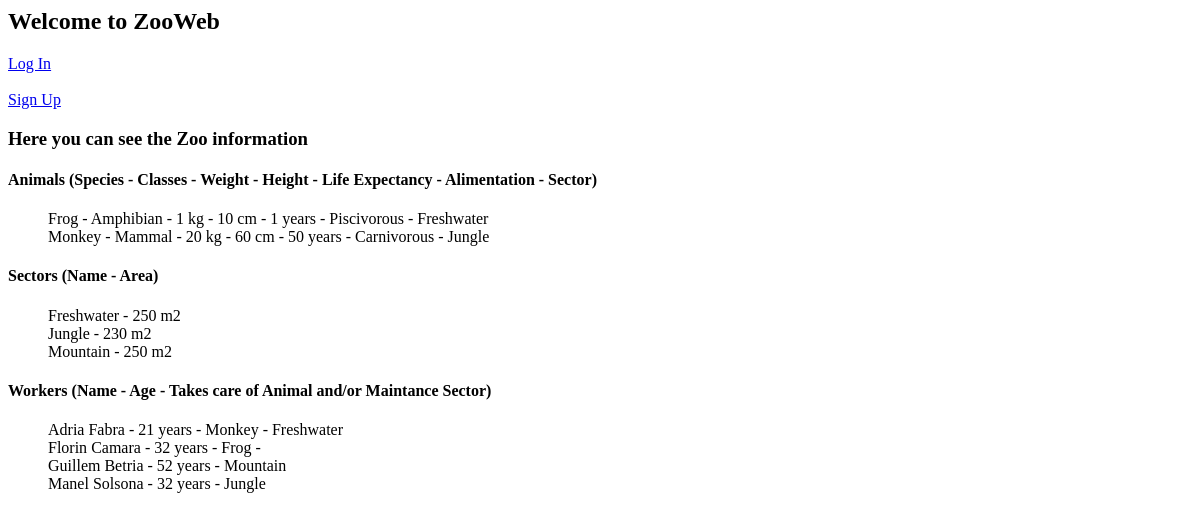
/zooweb/, run on an earlier commit of the app's database.
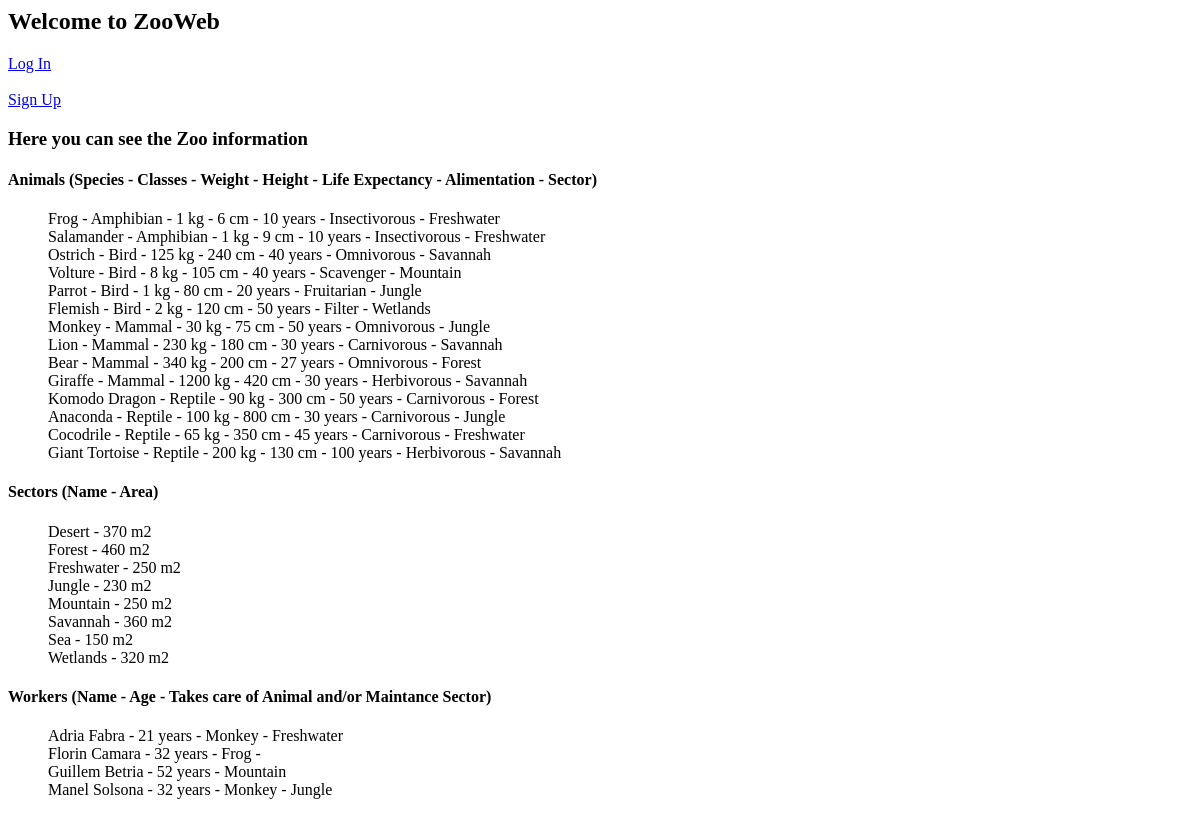
And on a later commit of the database.
### ZooWeb/models.py (models this page shows, shortened)
class Animal(models.Model):
    TAXONOMY_LIST = (('Mammal', 'Mammal'), ('Reptile', 'Reptile'), ('Bird', 'Bird'), ('Amphibian', 'Amphibian'))
    ALIMENTATION_LIST = (('Carnivorous', 'Carnivorous'), ('Herbivorous', 'Herbivorous'), ('Omnivorous', 'Omnivorous'),
                        ('Fruitarian', 'Fruitarian'), ('Filter', 'Filter'), ('Scavenger', 'Scavenger'),
                        ('Insectivorous', 'Insectivorous'), ('Piscivorous', 'Piscivorous'))
    species = models.CharField(max_length=20, unique=True)
    classes = models.CharField(max_length=20, choices=TAXONOMY_LIST)
    weight_in_kilograms = models.IntegerField()
    height_in_centimeters = models.IntegerField()
    life_expectancy = models.IntegerField()
    alimentation = models.CharField(max_length=20, choices=ALIMENTATION_LIST)
    sector = models.ForeignKey('Sector', on_delete=models.CASCADE)

class Sector(models.Model):
    SECTOR_LIST = (('Mountain', 'Mountain'), ('Freshwater', 'Freshwater'), ('Wetlands', 'Wetlands'), ('Forest', 'Forest'),
                ('Desert', 'Desert'), ('Sea', 'Sea'), ('Savannah', 'Savannah'), ('Jungle', 'Jungle'))
    name = models.CharField(max_length=20, choices=SECTOR_LIST, unique=True)
    area_in_square_meters = models.IntegerField(default=0)
    def __str__(self):
        return self.name

class Worker(models.Model):
    NSS = models.IntegerField(unique=True)
    name = models.CharField(max_length=20)
    surname = models.CharField(max_length=20)
    age = models.IntegerField()
    animals = models.ManyToManyField('Animal', blank=True)
    sectors = models.ManyToManyField('Sector', blank=True)

### ZooWeb/views.py (the view)
# urls.py: path('', views.homeView, name='home'),
def homeView(req):
    animals = Animal.objects.order_by("classes")
    workers = Worker.objects.order_by("name")
    sectors = Sector.objects.order_by("name")
    all_visitors = GroupOfVisitor.objects.order_by("date")
    group_of_visitor = []
    for group in all_visitors:
        if group.user.username == req.user.username:
            group_of_visitor.append(group)
    dic = {'Animals': animals, 'Workers': workers, 'Sectors': sectors, 'GroupOfVisitor': group_of_visitor}
    return render(req, 'home.html', dic)

### ZooWeb/templates/home.html (shortened to what this page needs)
{% if user.is_authenticated %}
  <h2>Welcome to ZooWeb</h2>
  <h3>Hi {{ user.username }}! Here you can see your booked tours</h3>
  <ul>
    {% for g in GroupOfVisitor %}
        <li><a href="{% url 'visitors_detail' g.id %}">
            {{ g.date }} - {{ g.hour }}h</a></li>
    {% empty %}<li>Sorry, no booked tours yet.</li>
    {% endfor %}
  </ul>
  <p><a href="{% url 'visitors_create' %}">Book a tour</a></p>
  <p><a href="{% url 'logout' %}">Log Out</a></p>
{% else %}
  <h2>Welcome to ZooWeb</h2>
  <a href="{% url 'login' %}">Log In</a>
  <a href="{% url 'signup' %}">Sign Up</a>
{% endif %}
<h3>Here you can see the Zoo information</h3>
<h4>Animals (Species - Classes - Weight - Height - Life Expectancy - Alimentation - Sector)</h4>
<OL>
{% for a in Animals %}
    {{ a.species }} - {{ a.classes }} - {{ a.weight_in_kilograms }} kg - {{ a.height_in_centimeters }} cm
    - {{ a.life_expectancy }} years - {{ a.alimentation }} - {{ a.sector }} <br>
{% endfor %}
</OL>
<h4>Sectors (Name - Area)</h4>
<OL>
{% for s in Sectors %}
    {{ s.name }} - {{ s.area_in_square_meters }} m2 <br>
{% endfor %}
</OL>
<h4>Workers (Name - Age - Takes care of Animal and/or Maintance Sector)</h4>
<OL>
{% for w in Workers %}
    {{ w.name }} {{ w.surname }} - {{ w.age }} years -
    {% for wo in w.animals.all %}
        {{ wo.species }} -
    {% endfor %}
    {% for wor in w.sectors.all %}
        {{ wor.name }}
    {% endfor %}
    <br>
{% endfor %}
</OL>

What changed in the data, as far as the page shows it:
changed Animal "Frog": height_in_centimeters "10" → "6"; life_expectancy "1" → "10"; alimentation "Piscivorous" → "Insectivorous"
added Animal: species "Salamander", classes "Amphibian", weight_in_kilograms "1", height_in_centimeters "9", life_expectancy "10", alimentation "Insectivorous", sector "Freshwater", shown under "Here you can see the Zoo information"
added Animal: species "Ostrich", classes "Bird", weight_in_kilograms "125", height_in_centimeters "240", life_expectancy "40", alimentation "Omnivorous", sector "Savannah", shown under "Here you can see the Zoo information"
added Animal: species "Volture", classes "Bird", weight_in_kilograms "8", height_in_centimeters "105", life_expectancy "40", alimentation "Scavenger", sector "Mountain", shown under "Here you can see the Zoo information"
added Animal: species "Parrot", classes "Bird", weight_in_kilograms "1", height_in_centimeters "80", life_expectancy "20", alimentation "Fruitarian", sector "Jungle", shown under "Here you can see the Zoo information"
added Animal: species "Flemish", classes "Bird", weight_in_kilograms "2", height_in_centimeters "120", life_expectancy "50", alimentation "Filter", sector "Wetlands", shown under "Here you can see the Zoo information"
changed Animal "Monkey": weight_in_kilograms "20" → "30"; height_in_centimeters "60" → "75"; alimentation "Carnivorous" → "Omnivorous"
added Animal: species "Lion", classes "Mammal", weight_in_kilograms "230", height_in_centimeters "180", life_expectancy "30", alimentation "Carnivorous", sector "Savannah", shown under "Here you can see the Zoo information"
added Animal: species "Bear", classes "Mammal", weight_in_kilograms "340", height_in_centimeters "200", life_expectancy "27", alimentation "Omnivorous", sector "Forest", shown under "Here you can see the Zoo information"
added Animal: species "Giraffe", classes "Mammal", weight_in_kilograms "1200", height_in_centimeters "420", life_expectancy "30", alimentation "Herbivorous", sector "Savannah", shown under "Here you can see the Zoo information"
added Animal: species "Komodo Dragon", classes "Reptile", weight_in_kilograms "90", height_in_centimeters "300", life_expectancy "50", alimentation "Carnivorous", sector "Forest", shown under "Here you can see the Zoo information"
added Animal: species "Anaconda", classes "Reptile", weight_in_kilograms "100", height_in_centimeters "800", life_expectancy "30", alimentation "Carnivorous", sector "Jungle", shown under "Here you can see the Zoo information"
added Animal: species "Cocodrile", classes "Reptile", weight_in_kilograms "65", height_in_centimeters "350", life_expectancy "45", alimentation "Carnivorous", sector "Freshwater", shown under "Here you can see the Zoo information"
added Animal: species "Giant Tortoise", classes "Reptile", weight_in_kilograms "200", height_in_centimeters "130", life_expectancy "100", alimentation "Herbivorous", sector "Savannah", shown under "Here you can see the Zoo information"
added Sector: name "Desert", area_in_square_meters "370", shown under "Sectors (Name - Area)"
added Sector: name "Forest", area_in_square_meters "460", shown under "Sectors (Name - Area)"
added Sector: name "Savannah", area_in_square_meters "360", shown under "Sectors (Name - Area)"
added Sector: name "Sea", area_in_square_meters "150", shown under "Sectors (Name - Area)"
added Sector: name "Wetlands", area_in_square_meters "320", shown under "Sectors (Name - Area)"
changed Worker "Manel": gains Animal (species "Monkey", classes "Mammal", weight_in_kilograms "30", height_in_centimeters "75", life_expectancy "50", alimentation "Omnivorous", sector "Jungle")
